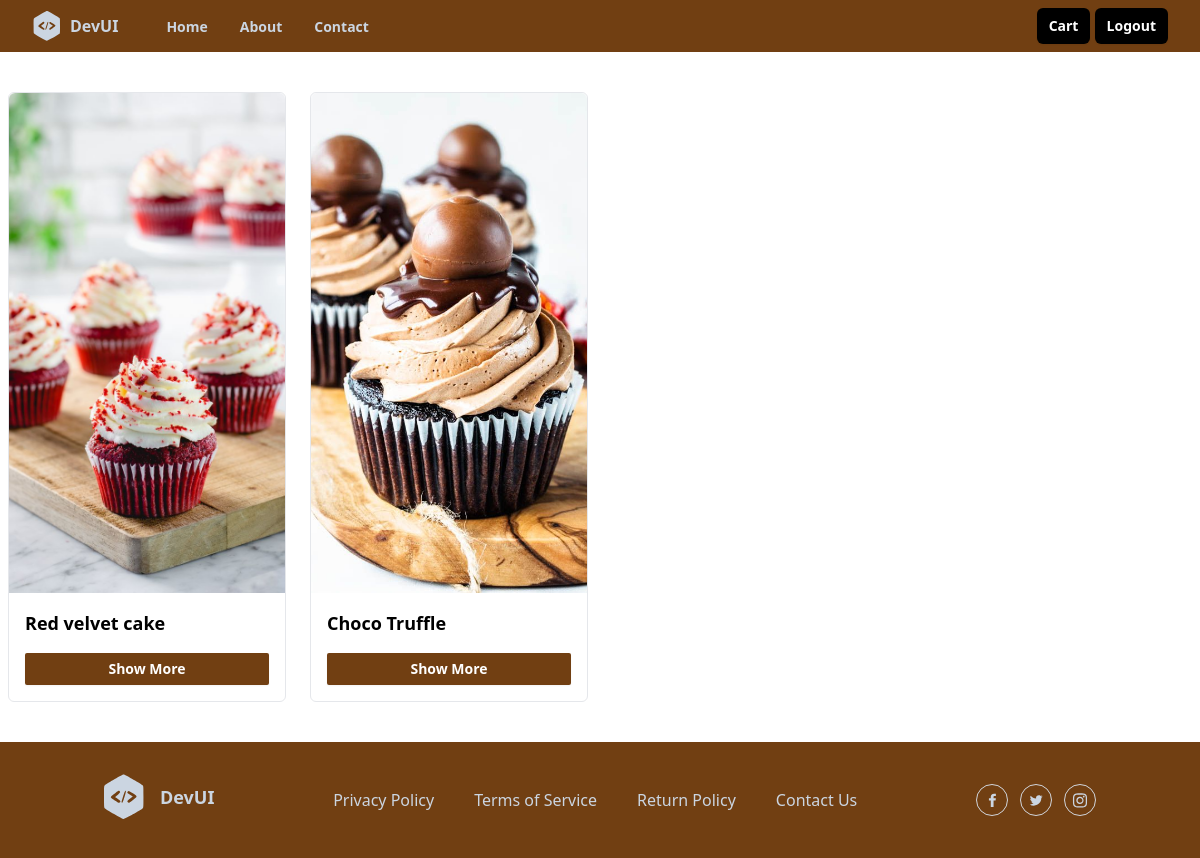
The page /cake/3/list/ on the database its author committed.
### shop/models.py (models this page shows, shortened)
class CakeVarient(models.Model):
    cake_object=models.ForeignKey(Cake,on_delete=models.CASCADE,related_name='cakeitem')
    flavour_object=models.ForeignKey(Flavour,on_delete=models.CASCADE,)
    category_object=models.ForeignKey(Category,on_delete=models.CASCADE,name="cakecategory")
    image=models.ImageField(upload_to="cake_images",default="default.jpg",null=True,blank=True)
    shape_opt=(
        ("Square","Square"),
        ("Rectangle","Rectangle"),
        ("Heart","Heart"),
        ("Round","Round"),
        ("Custom","Custom"),
   )
    shape=models.CharField(max_length=150,choices=shape_opt,default="custom")
    weight_opt=(
        ("250gm","250gm"),
        ("500gm","500gm"),
        ("1kg","1kg"),
        ("1.5kg","1.5kg"),
        ("2kg","2kg"),
        ("Custom","Custom"),
    )
    weight=models.CharField(max_length=150,choices=weight_opt,default="500")
    price=models.PositiveIntegerField()
    created_date=models.DateTimeField(auto_now_add=True)
    updated_date=models.DateTimeField(auto_now=True)
    is_active=models.BooleanField(default=True)

class Cake(models.Model):
    name=models.CharField(max_length=150,unique=True)
    Occasion_object=models.ManyToManyField(Occasion)
    created_date=models.DateTimeField(auto_now_add=True)
    updated_date=models.DateTimeField(auto_now=True)
    is_active=models.BooleanField(default=True)

### shop/views.py (the view)
# urls.py: path("cake/<int:pk>/list/",views.CategoryListView.as_view(),name="Category-item-list"),
class CategoryListView(View):
    def get(self,request,*args,**kwargs):
        id=kwargs.get("pk")
        qs=CakeVarient.objects.filter(cakecategory=id)
        return render (request,"category_item_list.html",{"data":qs})

### shop/templates/category_item_list.html
{%extends 'base.html'%}
{%block main_block%}
  <div class="mx-auto grid w-full max-w-7xl items-center space-y-4 px-2 py-10 md:grid-cols-2 md:gap-6 md:space-y-0 lg:grid-cols-4">
    {%for d in data%}
    <div class="rounded-md border">
      <img
      src="{{d.image.url}}"
      alt="cake"
      class="md:w-[400px] md:h-[500px] w-full rounded-t-md object-cover "
    />
      <div class="p-4">
        <h1 class="inline-flex items-center text-lg font-semibold">
          {{d.cake_object.name}}
        </h1>
        <button
          type="button"
          class="mt-4 w-full rounded-sm bg-yellow-900 px-2 py-1.5 text-sm font-semibold text-white shadow-sm hover:bg-yellow-900/80 focus-visible:outline focus-visible:outline-2 focus-visible:outline-offset-2 focus-visible:outline-black"
        >
        <a href="{%url 'cake-details' d.id%}">
          Show More</a>
        </button>
      </div>
      </div>
      {%endfor%}
    </div>
{%endblock%}

### rows shown on the page
CakeVarient: image (picture), cake_object.name "Red velvet cake"
CakeVarient: image (picture), cake_object.name "Choco Truffle"
